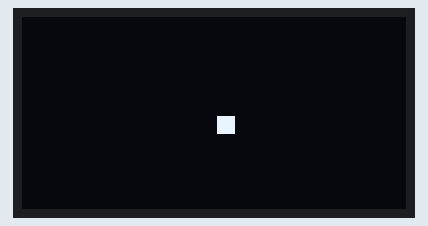
Recording of a program running on a simulated Raspberry Pi (BCM pin numbers). Shown: 128×64 one-colour display. What the program prints to the terminal is not drawn.

Above: at 0.02 s.
At 4.93 s:
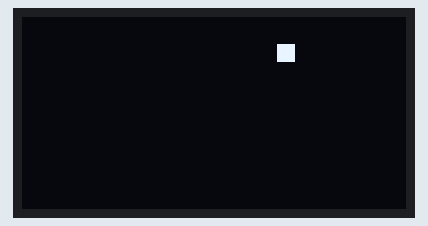
At 9.96 s:
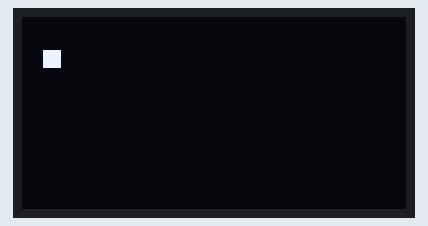
At 19.89 s:
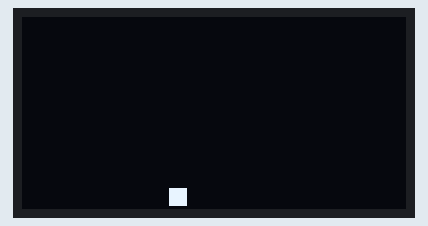
At 29.83 s:
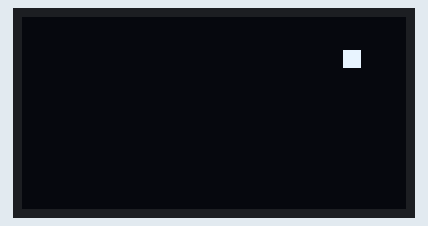
At 39.88 s:
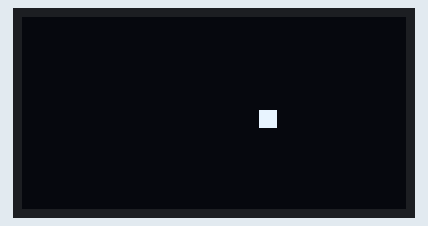

The program:

bouncing_box.py
```python
from luma.core.interface.serial import spi
from luma.core.render import canvas
from luma.oled.device import ssd1306
import time

serial = spi(device=0, port=0, gpio_DC=24, gpio_RST=25)
device = ssd1306(serial)

xdirection = 1
ydirection = 1

def get_x(oldx):
    global xdirection
    if oldx+5+xdirection == 127:
        xdirection = -1
    elif oldx-xdirection == 0:
        xdirection = 1
    newx = oldx+xdirection
    return newx

def get_y(oldy):
    global ydirection
    if oldy+5+ydirection == 63:
        ydirection = -1
    elif oldy-ydirection == 0:
        ydirection = 1
    newy = oldy+ydirection
    return newy

x = 64
y = 32

try:
    print("Script is running!")
    while True:
        with canvas(device) as draw:
            x = get_x(x)
            y = get_y(y)
            draw.rectangle([(x,y), (x+5, y+5)], fill="white", width=2)
            #draw.rectangle([(64, 32), (69, 37)], fill="white", width=2)
        time.sleep(0.05)
except KeyboardInterrupt:
    device.cleanup()
    print("Clean Exit!")
```
